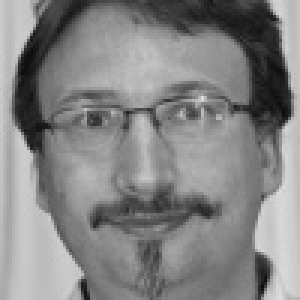
#> input picture faces/antalic1.jpg, 100 x 100 px (shown 3 times larger); its folder holds 4 pictures in this run
$ python PCA_Train.py
#> lines starting #> are read from the running program, lines starting #| are printed output that depends on the picture
import pathlib
import os
import cv2
import numpy as np

basepath = pathlib.Path(__file__).parent.absolute()


def list_faces():
    return list(os.listdir(basepath.joinpath("faces")))


def load_face(filename):
    face = cv2.imread(str(basepath.joinpath("faces", filename)),0)
    # flatten the image
    face = face.flatten()
    return face


def average_face(faces_v, size):
    # initialize the average face vector
    zero_v = np.zeros(size)
    # sum all the face vectors
    for face_v in faces_v:
        zero_v += face_v
    # divide by the number of faces to get the average
    avg_v = zero_v / len(faces_v)
    # initialize the list of normalized face vectors
    norm_faces_v = []

    for face_v in faces_v:
        # subtract the average from each face vector to get the normalized face vectors
        norm_face_v = face_v - avg_v
        # and add them to the list
        norm_faces_v.append(norm_face_v)

    # Return the list of normalized face vectors, and the average face vector
    return norm_faces_v, avg_v


if __name__ == "__main__":
    # List the directory with faces, store the names of the files
    faces_names = list_faces()
    # Load the faces, and flatten them  store them in a list
    faces_v = [load_face(face) for face in faces_names]
#> in load_face, face is the input picture: shape (100, 100); min 11, max 221, mean 132.4
#> in load_face, `face = face.flatten()`: face = 10000 values, max 221 at index 3267, min 11 at index 1809, mean 132.4
#> call 2 of load_face, with filename = 'astalos1.jpg'
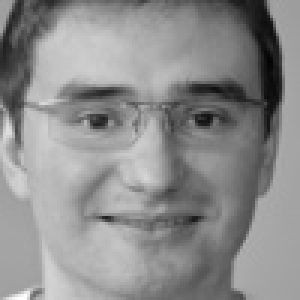
#> input picture faces/astalos1.jpg, 100 x 100 px (shown 3 times larger)
#> in load_face, face is the input picture: shape (100, 100); min 4, max 255, mean 140.8
#> in load_face (call 2), `face = face.flatten()`: face = 10000 values, max 255 at index 9907, min 4 at index 1989, mean 140.8
#> call 3 of load_face, with filename = 'balaz51.jpg'
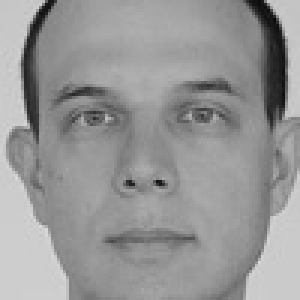
#> input picture faces/balaz51.jpg, 100 x 100 px (shown 3 times larger)
#> in load_face, face is the input picture: shape (100, 100); min 8, max 220, mean 150.7
#> in load_face (call 3), `face = face.flatten()`: face = 10000 values, max 220 at index 7513, min 8 at index 691, mean 150.7
#> call 4 of load_face, with filename = 'ballayova1.jpg'
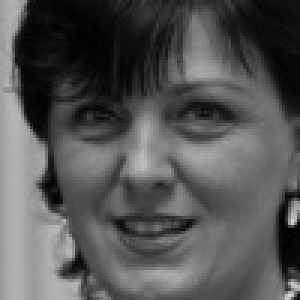
#> input picture faces/ballayova1.jpg, 100 x 100 px (shown 3 times larger)
#> in load_face, face is the input picture: shape (100, 100); min 0, max 211, mean 84.7
#> in load_face (call 4), `face = face.flatten()`: face = 10000 values, max 211 at index 9896, min 0 at index 7094, mean 84.75
#> faces_v = 4 items
    # If you want to split the faces into training and testing, do it here
    # Compute the average face, and the list of normalized faces
    # They are in the same order as the faces_names list
    norm_faces_v, avg_v = average_face(faces_v, faces_v[0].shape)
#> the loop in average_face, `for face_v in faces_v:` made 4 passes
#> after the loop in average_face, `for face_v in faces_v:`: zero_v = 10000 values, max 831 at index 9907, min 79 at index 387, mean 508.6
#> in average_face, `avg_v = zero_v / len(faces_v)`: avg_v = 10000 values, max 207.8 at index 9907, min 19.75 at index 387, mean 127.2
#> after the loop in average_face, `for face_v in faces_v:`: norm_faces_v = 4 items
#> norm_faces_v = 4 items
    # stack them in a matrix
    faces_m = np.stack(norm_faces_v)
    # Compute the covariance matrix
    #cov_m = np.cov(faces_m)

    cov_m = np.dot(faces_m.T, faces_m)

    # Compute the eigenvalues and eigenvectors
    compute_eig = False  # it takes like 5 min on 8+8 cores don't do it if you don't have to
    if compute_eig:
        eigenvalues, eigenvectors = np.linalg.eig(cov_m)
        # save the eigenvalues and eigenvectors
        np.savez_compressed("eigen.npz", eigenvalues=eigenvalues.real, eigenvectors=eigenvectors.real)
    else:
#> (the run stopped early here; a loop or call above may not have finished)
